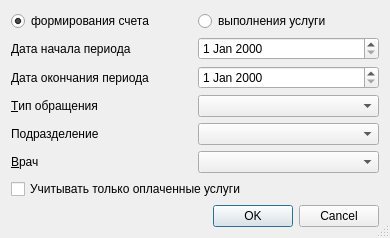
<?xml version="1.0" encoding="UTF-8"?>
<ui version="4.0">
 <class>ReportAnalysisServicesSetupDialog</class>
 <widget class="QDialog" name="ReportAnalysisServicesSetupDialog">
  <property name="windowModality">
   <enum>Qt::ApplicationModal</enum>
  </property>
  <property name="geometry">
   <rect>
    <x>0</x>
    <y>0</y>
    <width>390</width>
    <height>223</height>
   </rect>
  </property>
  <property name="sizePolicy">
   <sizepolicy hsizetype="Preferred" vsizetype="Preferred">
    <horstretch>0</horstretch>
    <verstretch>0</verstretch>
   </sizepolicy>
  </property>
  <property name="windowTitle">
   <string>параметры отчёта</string>
  </property>
  <property name="sizeGripEnabled">
   <bool>true</bool>
  </property>
  <layout class="QGridLayout" name="gridLayout">
   <item row="5" column="0">
    <widget class="QLabel" name="lblEventType">
     <property name="text">
      <string>&amp;Тип обращения</string>
     </property>
     <property name="buddy">
      <cstring>cmbEventType</cstring>
     </property>
    </widget>
   </item>
   <item row="1" column="0">
    <widget class="QRadioButton" name="rbtnByFormingAccountDate">
     <property name="text">
      <string>формирования счета</string>
     </property>
     <property name="checked">
      <bool>true</bool>
     </property>
    </widget>
   </item>
   <item row="11" column="0" colspan="2">
    <widget class="QDialogButtonBox" name="buttonBox">
     <property name="orientation">
      <enum>Qt::Horizontal</enum>
     </property>
     <property name="standardButtons">
      <set>QDialogButtonBox::Cancel|QDialogButtonBox::Ok</set>
     </property>
    </widget>
   </item>
   <item row="1" column="1">
    <widget class="QRadioButton" name="rbtnByActionEndDate">
     <property name="text">
      <string>выполнения услуги</string>
     </property>
    </widget>
   </item>
   <item row="10" column="1">
    <spacer name="verticalSpacer">
     <property name="orientation">
      <enum>Qt::Vertical</enum>
     </property>
     <property name="sizeHint" stdset="0">
      <size>
       <width>20</width>
       <height>40</height>
      </size>
     </property>
    </spacer>
   </item>
   <item row="2" column="0">
    <widget class="QLabel" name="lblBegDate">
     <property name="text">
      <string>Дата начала периода</string>
     </property>
    </widget>
   </item>
   <item row="2" column="1">
    <widget class="QDateEdit" name="edtBegDate"/>
   </item>
   <item row="3" column="1">
    <widget class="QDateEdit" name="edtEndDate"/>
   </item>
   <item row="3" column="0">
    <widget class="QLabel" name="lblEndDate">
     <property name="text">
      <string>Дата окончания периода</string>
     </property>
    </widget>
   </item>
   <item row="7" column="0">
    <widget class="QLabel" name="lblPerson">
     <property name="text">
      <string>&amp;Врач</string>
     </property>
     <property name="buddy">
      <cstring>cmbPerson</cstring>
     </property>
    </widget>
   </item>
   <item row="5" column="1">
    <widget class="CRBComboBox" name="cmbEventType">
     <property name="whatsThis">
      <string>&lt;html&gt;&lt;head&gt;&lt;meta name=&quot;qrichtext&quot; content=&quot;1&quot; /&gt;&lt;style type=&quot;text/css&quot;&gt;
p, li { white-space: pre-wrap; }
&lt;/style&gt;&lt;/head&gt;&lt;body style=&quot; font-family:'MS Shell Dlg 2'; font-size:8.25pt; font-weight:400; font-style:normal;&quot;&gt;
&lt;p style=&quot;-qt-paragraph-type:empty; margin-top:0px; margin-bottom:0px; margin-left:0px; margin-right:0px; -qt-block-indent:0; text-indent:0px;&quot;&gt;&lt;/p&gt;&lt;/body&gt;&lt;/html&gt;</string>
     </property>
    </widget>
   </item>
   <item row="7" column="1">
    <widget class="CPersonComboBoxEx" name="cmbPerson">
     <property name="enabled">
      <bool>true</bool>
     </property>
    </widget>
   </item>
   <item row="9" column="0" colspan="2">
    <widget class="QCheckBox" name="chkIsActionPayed">
     <property name="text">
      <string>Учитывать только оплаченные услуги</string>
     </property>
    </widget>
   </item>
   <item row="6" column="0">
    <widget class="QLabel" name="lblOrgStructure">
     <property name="text">
      <string>Подразделение</string>
     </property>
    </widget>
   </item>
   <item row="6" column="1">
    <widget class="COrgStructureComboBox" name="cmbOrgStructure"/>
   </item>
  </layout>
 </widget>
 <customwidgets>
  <customwidget>
   <class>CRBComboBox</class>
   <extends>QComboBox</extends>
   <header>library/crbcombobox.h</header>
  </customwidget>
  <customwidget>
   <class>CPersonComboBoxEx</class>
   <extends>QComboBox</extends>
   <header>Orgs/PersonComboBoxEx.h</header>
  </customwidget>
  <customwidget>
   <class>COrgStructureComboBox</class>
   <extends>QComboBox</extends>
   <header>Orgs/OrgStructComboBoxes.h</header>
  </customwidget>
 </customwidgets>
 <resources/>
 <connections>
  <connection>
   <sender>buttonBox</sender>
   <signal>accepted()</signal>
   <receiver>ReportAnalysisServicesSetupDialog</receiver>
   <slot>accept()</slot>
   <hints>
    <hint type="sourcelabel">
     <x>132</x>
     <y>650</y>
    </hint>
    <hint type="destinationlabel">
     <x>65</x>
     <y>418</y>
    </hint>
   </hints>
  </connection>
  <connection>
   <sender>buttonBox</sender>
   <signal>rejected()</signal>
   <receiver>ReportAnalysisServicesSetupDialog</receiver>
   <slot>reject()</slot>
   <hints>
    <hint type="sourcelabel">
     <x>245</x>
     <y>650</y>
    </hint>
    <hint type="destinationlabel">
     <x>267</x>
     <y>420</y>
    </hint>
   </hints>
  </connection>
 </connections>
</ui>
